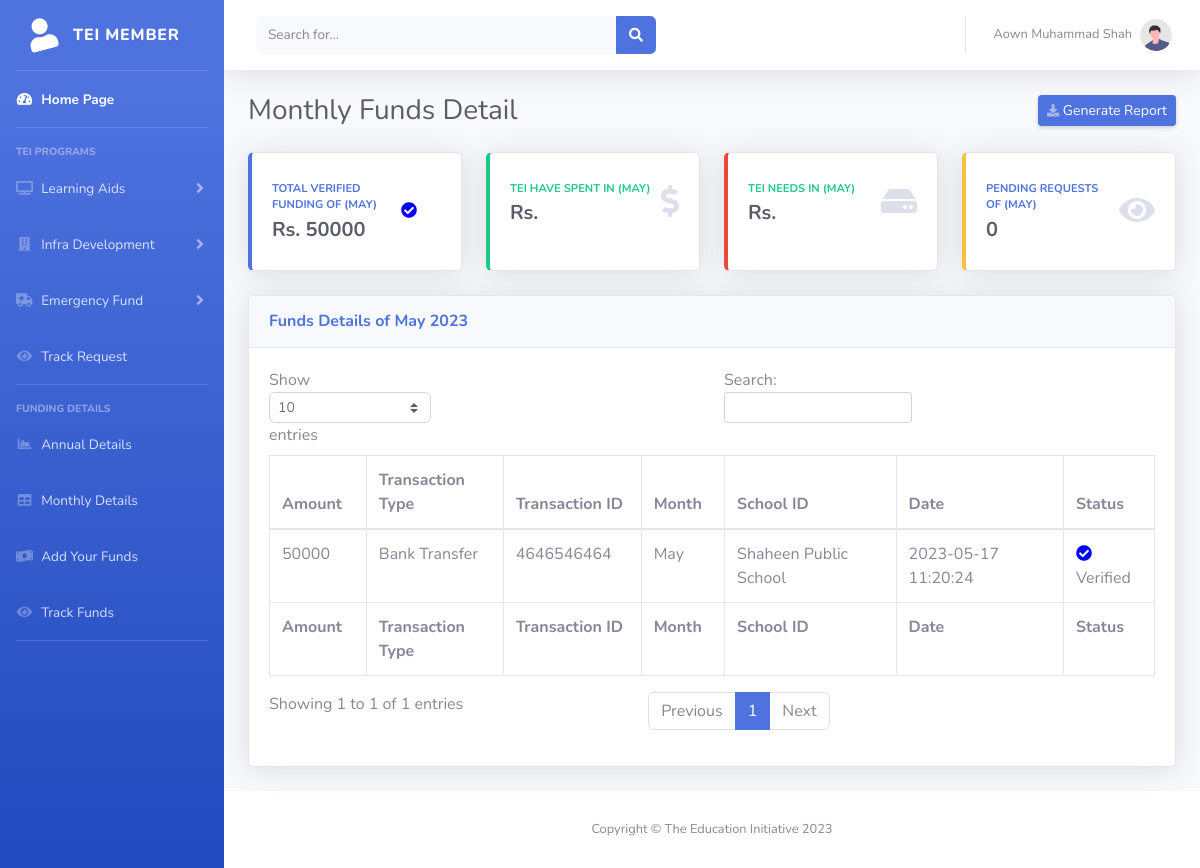
Page /monthly-fund.php (signed in) on the committed database.
### tables this page shows
CREATE TABLE `schools` (
  `id` int(11) NOT NULL,
  `name` varchar(100) NOT NULL,
  `fname` varchar(100) NOT NULL,
  `cnic` text NOT NULL,
  `contact` text NOT NULL,
  `email` varchar(100) NOT NULL,
  `qual` varchar(15) NOT NULL,
  `address` varchar(255) NOT NULL,
  `sname` varchar(100) NOT NULL,
  `dist` varchar(15) NOT NULL,
  `prog` varchar(7) NOT NULL,
  `strg` text NOT NULL,
  `buld` varchar(13) NOT NULL,
  `qatr` varchar(7) NOT NULL,
  `password` text NOT NULL,
  `status` varchar(9) NOT NULL
);

CREATE TABLE `funds` (
  `id` int(11) NOT NULL,
  `scid` int(11) NOT NULL,
  `amount` int(11) NOT NULL,
  `ttype` varchar(13) NOT NULL,
  `tid` varchar(12) NOT NULL,
  `month` varchar(3) NOT NULL,
  `year` int(4) NOT NULL,
  `date` datetime NOT NULL DEFAULT current_timestamp(),
  `status` varchar(20) NOT NULL
);

### monthly-fund.php (the view, shortened to what this page needs)
<?php
include"header.php";
include("php/checklogin.php");
 ?>
                <div class="container-fluid">
                    <div class="d-sm-flex align-items-center justify-content-between mb-4">
                        <h1 class="h3 mb-0 text-gray-800">Monthly Funds Detail</h1>
                        <a href="#" class="d-none d-sm-inline-block btn btn-sm btn-primary shadow-sm"><i
                                class="fas fa-download fa-sm text-white-50"></i> Generate Report</a>
                    </div>
                    <div class="row">
                        <div class="col-xl-3 col-md-6 mb-4">
                            <div class="card border-left-primary shadow h-100 py-2">
                                <div class="card-body">
                                    <div class="row no-gutters align-items-center">
                                        <div class="col mr-2">
                                            <div class="text-xs font-weight-bold text-primary text-uppercase mb-1">
                                                Total Verified Funding of (<?php
echo "$month";
?>)</div>
                                            <div class="h5 mb-0 font-weight-bold text-gray-800"><?php
$sql = "SELECT SUM(amount) AS total FROM funds WHERE month='$month' AND status='Verified'";
$result = mysqli_query($conn, $sql) or die(mysqli_error($conn));
$row = mysqli_fetch_assoc($result);
$totalamount = $row['total'];
echo 'Rs. ' . $totalamount;
?></div>
                                        </div>
                                        <div class="col-auto">
                                             <i class="fas fa-check-circle mr-4" style="color: blue;"></i>
                                        </div>
                                    </div>
                                </div>
                            </div>
                        </div>
                        <div class="col-xl-3 col-md-6 mb-4">
                            <div class="card border-left-success shadow h-100 py-2">
                                <div class="card-body">
                                    <div class="row no-gutters align-items-center">
                                        <div class="col mr-2">
                                            <div class="text-xs font-weight-bold text-success text-uppercase mb-1">
                                                TEI have spent in (<?php
echo "$month";
?>)</div>
                                            <div class="h5 mb-0 font-weight-bold text-gray-800"><?php
$sql = "SELECT SUM(approved_amount) AS total FROM request WHERE month='$month' AND status='Completed'";
$result = mysqli_query($conn, $sql) or die(mysqli_error($conn));
$row = mysqli_fetch_assoc($result);
$totalspend = $row['total'];
echo 'Rs. ' . $totalspend;
?></div>
                                        </div>
                                        <div class="col-auto">
                                            <i class="fas fa-dollar-sign fa-2x text-gray-300"></i>
                                        </div>
                                    </div>
                                </div>
                            </div>
                        </div>
                        <div class="col-xl-3 col-md-6 mb-4">
                            <div class="card border-left-danger shadow h-100 py-2">
                                <div class="card-body">
                                    <div class="row no-gutters align-items-center">
                                        <div class="col mr-2">
                                            <div class="text-xs font-weight-bold text-success text-uppercase mb-1">
                                                TEI Needs in (<?php
echo "$month";
?>)</div>
                                            <div class="h5 mb-0 font-weight-bold text-gray-800"><?php
$sql = "SELECT SUM(expected_amount) AS total FROM request WHERE month='$month' AND status='Pending'";
$result = mysqli_query($conn, $sql) or die(mysqli_error($conn));
$row = mysqli_fetch_assoc($result);
$total = $row['total'];
echo 'Rs. ' . $total;
?>
</div>
                                        </div>
                                        <div class="col-auto">
                                            <i class="fas fa-hdd fa-2x text-gray-300"></i>
                                        </div>
                                    </div>
                                </div>
                            </div>
                        </div>
                         <div class="col-xl-3 col-md-6 mb-4">
                            <div class="card border-left-warning shadow h-100 py-2">
                                <div class="card-body">
                                    <div class="row no-gutters align-items-center">
                                        <div class="col mr-2">
                                            <div class="text-xs font-weight-bold text-primary text-uppercase mb-1">
                                                Pending Requests of (<?php
echo "$month";
?>)</div>
                                            <div class="h5 mb-0 font-weight-bold text-gray-800">  <?php $sql = "SELECT * FROM request WHERE month='$month' and status = 'Pending'";
    $query = $conn->query($sql);
    echo "$query->num_rows";?> </div>
                                        </div>
                                        <div class="col-auto">
                                            <i class="fas fa-eye fa-2x text-gray-300"></i>
                                        </div>
                                    </div>
                                </div>
                            </div>
                        </div>
                    </div>
                    <div class="card shadow mb-4">
                        <div class="card-header py-3">
                            <h6 class="m-0 font-weight-bold text-primary">Funds Details of <?php echo $month;?> <?php echo $year;?></h6>
                        </div>
                        <div class="card-body">
                            <div class="table-responsive">
                                <table class="table table-bordered" id="dataTable" width="100%" cellspacing="0">
                                    <thead>
                                        <tr>
                                            <th>Amount</th>
                                            <th>Transaction Type</th>
                                            <th>Transaction ID</th>
                                            <th>Month</th>
                                            <th>School ID</th>
                                            <th>Date</th>
                                            <th>Status</th>
                                        </tr>
                                    </thead>
                                    <tfoot>
                                        <tr>
                                           <th>Amount</th>
                                            <th>Transaction Type</th>
                                            <th>Transaction ID</th>
                                            <th>Month</th>
                                            <th>School ID</th>
                                            <th>Date</th>
                                            <th>Status</th>
                                        </tr>
                                    </tfoot>
                                    <tbody>
                                    <?php
                                   $sql = "SELECT f.amount, f.ttype, f.tid, f.month, f.date, f.status, s.sname
        FROM funds f
        INNER JOIN schools s ON f.scid = s.id WHERE f.month = '$month'";
$result = mysqli_query($conn, $sql);
if (mysqli_num_rows($result) > 0) {
    while($row = mysqli_fetch_assoc($result)) {
        echo "<tr>";
        echo "<td>".$row["amount"]."</td>";
        echo "<td>".$row["ttype"]."</td>";
        echo "<td>".$row["tid"]."</td>";
        echo "<td>".$row["month"]."</td>";
		echo "<td>".$row["sname"]."</td>";
    	echo "<td>".$row["date"]."</td>";
         if ($row["status"] == "Verified") {
            echo '<td><i class="fas fa-check-circle mr-2" style="color: blue;"></i>'.$row["status"].'</td>';
        } else {
            echo '<td><i class="fas fa-exclamation-triangle" style="color: orange;"></i>'.$row["status"].'</td>';
        }
        echo "</tr>";
    }
    echo "</table>";
}
?>
                            </div>
                        </div>
                    </div>
                </div>
            </div>
<?php include"footer.php"; ?>

### header.php (shortened to what this page needs)
<?php
include("php/checklogin.php");
$month=date("M");
$year=date("Y");
$user_id = $_SESSION['rainbow_uid'];
$sql = "SELECT * FROM schools where id=$user_id";
$result = mysqli_query($conn, $sql);
while ($row = mysqli_fetch_assoc($result)) {
$name = $row["name"];
}
?>
<!DOCTYPE html>
<html lang="en">
<head>
    <link href="vendor/fontawesome-free/css/all.min.css" rel="stylesheet" type="text/css">
    <link href="css/sb-admin-2.min.css" rel="stylesheet">
</head>
<body id="page-top">
    <div id="wrapper">
        <ul class="navbar-nav bg-gradient-primary sidebar sidebar-dark accordion" id="accordionSidebar">
            <a class="sidebar-brand d-flex align-items-center justify-content-center" href="index.html">
                <div class="sidebar-brand-icon rotate-n-15">
                    <i class="fas fa-user"></i>
                </div>
                <div class="sidebar-brand-text mx-3">TEI Member</div>
            </a>
            <hr class="sidebar-divider my-0">
            <li class="nav-item active">
                <a class="nav-link" href="index.php">
                    <i class="fas fa-fw fa-tachometer-alt"></i>
                    <span>Home Page</span></a>
            </li>
            <hr class="sidebar-divider">
            <div class="sidebar-heading">
                TEI Programs
            </div>
            <li class="nav-item">
                <a class="nav-link collapsed" href="#" data-toggle="collapse" data-target="#collapseOne"
                    aria-expanded="true" aria-controls="collapseTwo">
                    <i class="fas fa-fw fa-tv"></i>
                    <span>Learning Aids</span>
                </a>
            </li>
    <li class="nav-item">
                <a class="nav-link collapsed" href="#" data-toggle="collapse" data-target="#collapseTwo"
                    aria-expanded="true" aria-controls="collapseTwo">
                    <i class="fas fa-fw fa-building"></i>
                    <span>Infra Development</span>
                </a>
            </li>
                <li class="nav-item">
                <a class="nav-link collapsed" href="#" data-toggle="collapse" data-target="#collapseThree"
                    aria-expanded="true" aria-controls="collapseTwo">
                    <i class="fas fa-fw fa-ambulance"></i>
                    <span>Emergency Fund</span>
                </a>
              <li class="nav-item">
                <a class="nav-link" href="tracking.php">
                    <i class="fas fa-fw fa-eye"></i>
                    <span>Track Request</span></a>
            </li>
            </li>
            <hr class="sidebar-divider">
            <div class="sidebar-heading">
                Funding Details
            </div>
            <li class="nav-item">
                <a class="nav-link" href="annual-fund.php">
                    <i class="fas fa-fw fa-chart-area"></i>
                    <span>Annual Details</span></a>
            </li>
            <li class="nav-item">
                <a class="nav-link" href="monthly-fund.php">
                    <i class="fas fa-fw fa-table"></i>
                    <span>Monthly Details</span></a>
            </li>
          <li class="nav-item">
                <a class="nav-link" href="add-funds.php">
                    <i class="fas fa-fw fa-money-bill-wave"></i>
                    <span>Add Your Funds</span></a>
            </li>
            <li class="nav-item">
                <a class="nav-link" href="track-funds.php">
                    <i class="fas fa-fw fa-eye"></i>
                    <span>Track Funds</span></a>
            </li>
                        <hr class="sidebar-divider">
        </ul>
        <div id="content-wrapper" class="d-flex flex-column">
            <div id="content">
                <nav class="navbar navbar-expand navbar-light bg-white topbar mb-4 static-top shadow">
                    <form
                        class="d-none d-sm-inline-block form-inline mr-auto ml-md-3 my-2 my-md-0 mw-100 navbar-search">
                        <div class="input-group">
                            <input type="text" class="form-control bg-light border-0 small" placeholder="Search for..."
                                aria-label="Search" aria-describedby="basic-addon2">
                            <div class="input-group-append">
                                <button class="btn btn-primary" type="button">
                                    <i class="fas fa-search fa-sm"></i>
                                </button>
                            </div>
                        </div>
                    </form>
                    <ul class="navbar-nav ml-auto">
                        <li class="nav-item dropdown no-arrow">
                            <a class="nav-link dropdown-toggle" href="#" id="userDropdown" role="button"
                                data-toggle="dropdown" aria-haspopup="true" aria-expanded="false">
                                <span class="mr-2 d-none d-lg-inline text-gray-600 small"><?php echo $name;?></span>
                                <img class="img-profile rounded-circle"
                                    src="img/undraw_profile.svg">
                            </a>
                        </li>
                    </ul>
                </nav>

### rows in the picture
schools: name "Aown Muhammad Shah"
funds: amount "50000", ttype "Bank Transfer", tid "4646546464", month "May", schools.sname "Shaheen Public School", date "2023-05-17 11:20:24", status "Verified"

### other values in the picture
$month "MAY"
$totalamount "50000"
$query->num_rows "0"
$month "May"
